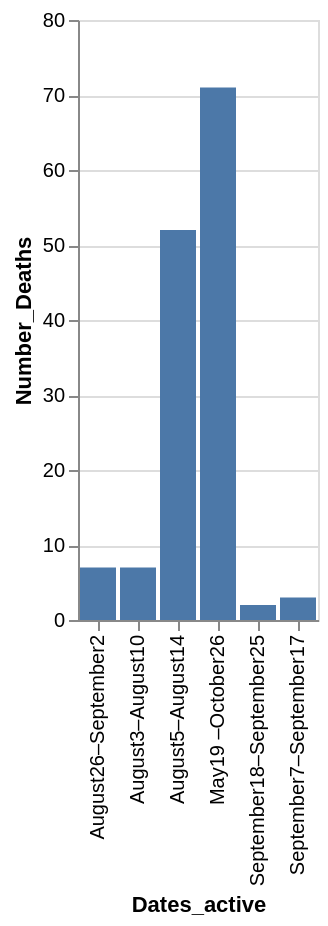

Source (Vega-Lite JSON):
### Vega-Lite specification from a JSON file in a GitHub repository (floating-point values rounded to 4 significant figures)
{"data": {"values": [{"x_data": "August26–September2", "y_data": 7}, {"x_data": "August3–August10", "y_data": 7}, {"x_data": "August5–August14", "y_data": 52}, {"x_data": "May19 –October26", "y_data": 71}, {"x_data": "September18–September25", "y_data": 2}, {"x_data": "September7–September17", "y_data": 3}]}, "mark": "bar", "encoding": {"x": {"field": "x_data", "type": "nominal", "title": "Dates_active", "sort": "ascending"}, "y": {"field": "y_data", "type": "quantitative", "title": "Number_Deaths"}}}
